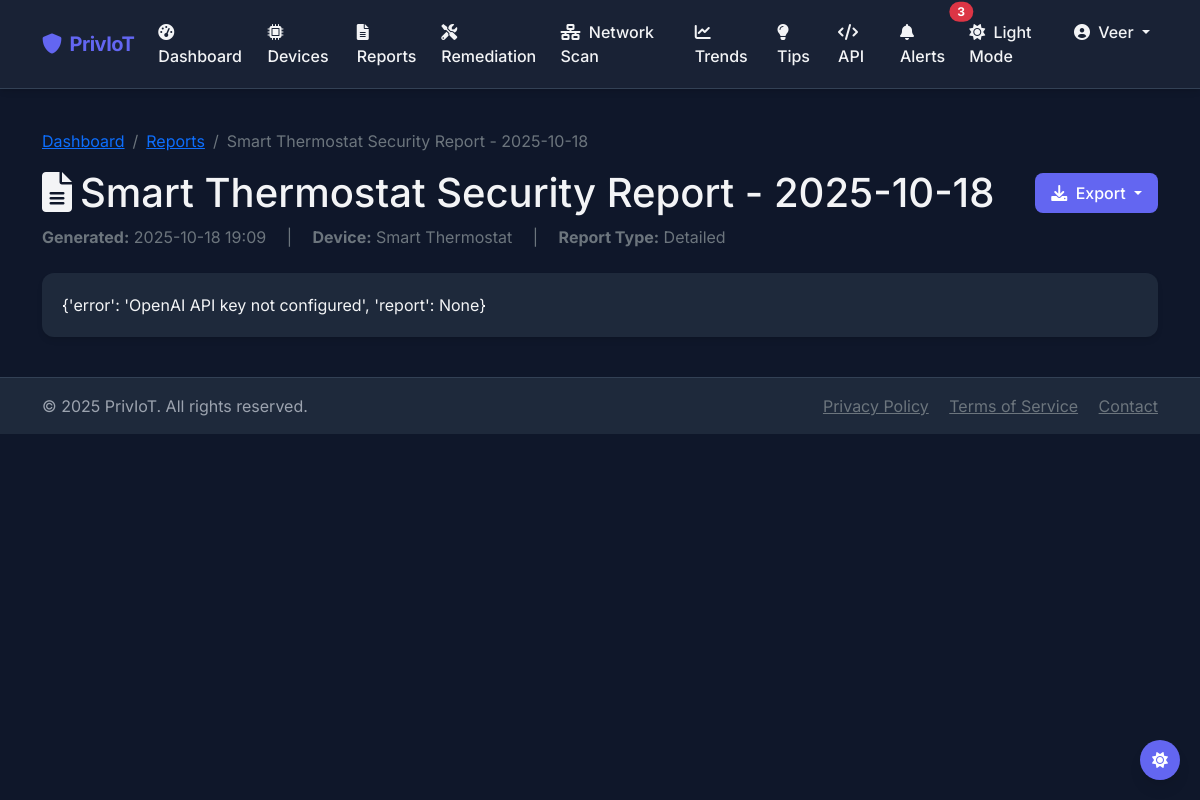
Screenshot of /report/1 (signed in) with the database file from the repository.
### models.py (models this page shows, shortened)
class User(UserMixin, db.Model):
    id = db.Column(db.Integer, primary_key=True)
    username = db.Column(db.String(64), unique=True, nullable=False)
    email = db.Column(db.String(120), unique=True, nullable=False)
    password_hash = db.Column(db.String(256), nullable=False)
    role = db.Column(db.String(20), default='user')
    created_at = db.Column(db.DateTime, default=datetime.utcnow)
    last_login = db.Column(db.DateTime)
    is_active = db.Column(db.Boolean, default=True)
    api_key = db.Column(db.String(64), unique=True)
    notification_preferences = db.Column(db.Text)  # JSON string for notification settings
    phone = db.Column(db.String(20))  # For SMS notifications
    devices = db.relationship('Device', backref='owner', lazy='dynamic')
    scans = db.relationship('Scan', backref='user', lazy='dynamic')
    reports = db.relationship('Report', backref='user', lazy='dynamic')

class Report(db.Model):
    id = db.Column(db.Integer, primary_key=True)
    title = db.Column(db.String(100), nullable=False)
    report_type = db.Column(db.String(50))  # detailed, summary, executive
    generated_at = db.Column(db.DateTime, default=datetime.utcnow)
    file_path = db.Column(db.String(255))  # Path to generated file (PDF, etc.)
    file_size = db.Column(db.Integer)  # File size in bytes
    download_count = db.Column(db.Integer, default=0)
    content = db.Column(db.Text)
    scan_id = db.Column(db.Integer, db.ForeignKey('scan.id'), nullable=False)
    user_id = db.Column(db.Integer, db.ForeignKey('user.id'), nullable=False)
    scan = db.relationship('Scan', backref='reports')

class Device(db.Model):
    id = db.Column(db.Integer, primary_key=True)
    name = db.Column(db.String(100), nullable=False)
    device_type = db.Column(db.String(50), nullable=False)
    manufacturer = db.Column(db.String(100))
    model = db.Column(db.String(100))
    firmware_version = db.Column(db.String(50))
    ip_address = db.Column(db.String(15))
    mac_address = db.Column(db.String(17))
    location = db.Column(db.String(100))
    description = db.Column(db.Text)
    created_at = db.Column(db.DateTime, default=datetime.utcnow)
    last_scan_date = db.Column(db.DateTime)
    is_active = db.Column(db.Boolean, default=True)
    tags = db.Column(db.Text)  # JSON string for device tags
    user_id = db.Column(db.Integer, db.ForeignKey('user.id'), nullable=False)
    scans = db.relationship('Scan', backref='device', lazy='dynamic')

### routes.py (the view)
@app.route('/report/<int:report_id>')
@login_required
def report_detail(report_id):
    report = Report.query.get_or_404(report_id)
    if report.user_id != current_user.id and current_user.role != 'admin':
        flash('You do not have permission to view this report.', 'danger')
        return redirect(url_for('reports'))
    return render_template('report_detail.html', report=report)

### models.py (called while the page is built)
@login_manager.user_loader
def load_user(user_id):
    return User.query.get(int(user_id))

### routes.py (called while the page is built)
@app.context_processor
def inject_theme():
    if 'theme' not in session:
        session['theme'] = 'dark'
    return dict(theme=session['theme'])

@app.context_processor
def inject_models():
    from models import Scan
    return dict(Scan=Scan)

@app.context_processor
def inject_alerts_count():
    alerts_count = 0
    if current_user.is_authenticated:
        alerts_count = 3
    return dict(alerts_count=alerts_count)

### templates/report_detail.html (shortened to what this page needs)
{% extends "layout.html" %}
{% block content %}
<div class="container">
    <div class="row mb-4">
        <div class="col-12">
            <nav aria-label="breadcrumb">
                <ol class="breadcrumb">
                    <li class="breadcrumb-item"><a href="{{ url_for('dashboard') }}">Dashboard</a></li>
                    <li class="breadcrumb-item"><a href="{{ url_for('reports') }}">Reports</a></li>
                    <li class="breadcrumb-item active">{{ report.title }}</li>
                </ol>
            </nav>
            <div class="d-flex justify-content-between align-items-center">
                <h1 class="mb-0">
                    <i class="fas fa-file-alt me-2"></i>{{ report.title }}
                </h1>
                <div class="btn-group">
                    <button type="button" class="btn btn-primary dropdown-toggle" data-bs-toggle="dropdown" aria-expanded="false">
                        <i class="fas fa-download me-1"></i> Export
                    </button>
                </div>
            </div>
            <div class="text-muted mt-2">
                <span><strong>Generated:</strong> {{ report.generated_at.strftime('%Y-%m-%d %H:%M') }}</span>
                <span class="mx-3">|</span>
                <span><strong>Device:</strong> {{ report.scan.device.name }}</span>
                <span class="mx-3">|</span>
                <span><strong>Report Type:</strong> {{ report.report_type|capitalize }}</span>
            </div>
        </div>
    </div>
    <div class="row">
        <div class="col-12">
            <div class="card">
                <div class="card-body">
                    {{ report.content }}
                </div>
            </div>
        </div>
    </div>
</div>
<div class="position-fixed bottom-0 end-0 p-3" style="z-index: 11">
</div>
{% endblock %}

### templates/layout.html (shortened to what this page needs)
<!DOCTYPE html>
<html lang="en" data-theme="{{ theme }}">
<head>
    <link href="https://cdn.jsdelivr.net/npm/bootstrap@5.2.3/dist/css/bootstrap.min.css" rel="stylesheet">
    <link rel="stylesheet" href="https://cdnjs.cloudflare.com/ajax/libs/font-awesome/6.0.0/css/all.min.css" />
    <link rel="stylesheet" href="https://cdnjs.cloudflare.com/ajax/libs/animate.css/4.1.1/animate.min.css">
    <link rel="stylesheet" href="{{ url_for('static', filename='css/style.css') }}">
    <link rel="stylesheet" href="{{ url_for('static', filename='css/neumorphic.css') }}">
</head>
<body class="page-transition">
    {% if current_user.is_authenticated %}
    <nav class="navbar navbar-expand-lg navbar-dark">
        <div class="container">
            <a class="navbar-brand" href="{{ url_for('dashboard') }}">
                <i class="fas fa-shield-alt me-2"></i>PrivIoT
            </a>
            <div class="collapse navbar-collapse" id="navbarNav">
                <ul class="navbar-nav me-auto">
                    <li class="nav-item">
                        <a class="nav-link {% if request.path == url_for('dashboard') %}active{% endif %}" href="{{ url_for('dashboard') }}">
                            <i class="fas fa-tachometer-alt me-1"></i> Dashboard
                        </a>
                    </li>
                    <li class="nav-item">
                        <a class="nav-link {% if request.path == url_for('devices') %}active{% endif %}" href="{{ url_for('devices') }}">
                            <i class="fas fa-microchip me-1"></i> Devices
                        </a>
                    </li>
                    <li class="nav-item">
                        <a class="nav-link {% if request.path == url_for('reports') %}active{% endif %}" href="{{ url_for('reports') }}">
                            <i class="fas fa-file-alt me-1"></i> Reports
                        </a>
                    </li>
                    <li class="nav-item">
                        <a class="nav-link {% if request.path == url_for('remediation') %}active{% endif %}" href="{{ url_for('remediation') }}">
                            <i class="fas fa-tools me-1"></i> Remediation
                        </a>
                    </li>
                    <li class="nav-item">
                        <a class="nav-link {% if request.path == url_for('network_scan_page') %}active{% endif %}" href="{{ url_for('network_scan_page') }}">
                            <i class="fas fa-network-wired me-1"></i> Network Scan
                        </a>
                    </li>
                    <li class="nav-item">
                        <a class="nav-link {% if request.path == url_for('trends_page') %}active{% endif %}" href="{{ url_for('trends_page') }}">
                            <i class="fas fa-chart-line me-1"></i> Trends
                        </a>
                    </li>
                    <li class="nav-item">
                        <a class="nav-link {% if request.path == url_for('security_tips') %}active{% endif %}" href="{{ url_for('security_tips') }}">
                            <i class="fas fa-lightbulb me-1"></i> Tips
                        </a>
                    </li>
                    <li class="nav-item">
                        <a class="nav-link {% if request.path == url_for('api_docs') %}active{% endif %}" href="{{ url_for('api_docs') }}">
                            <i class="fas fa-code me-1"></i> API
                        </a>
                    </li>
                </ul>
                <ul class="navbar-nav ms-auto">
                    <li class="nav-item">
                        <a href="{{ url_for('alerts') }}" class="nav-link position-relative">
                            <i class="fas fa-bell me-1"></i> Alerts
                            <span class="position-absolute top-0 start-100 translate-middle badge rounded-pill bg-danger">
                                {{ alerts_count if alerts_count else "0" }}
                            </span>
                        </a>
                    </li>
                    <li class="nav-item">
                        <a href="{{ url_for('toggle_theme') }}" class="nav-link" id="themeToggleLink">
                            {% if theme == 'light' %}
                            <i class="fas fa-moon me-1"></i> Dark Mode
                            {% else %}
                            <i class="fas fa-sun me-1"></i> Light Mode
                            {% endif %}
                        </a>
                    </li>
                    <li class="nav-item dropdown">
                        <a class="nav-link dropdown-toggle" href="#" id="userDropdown" role="button" data-bs-toggle="dropdown" aria-expanded="false">
                            <i class="fas fa-user-circle me-1"></i> {{ current_user.username }}
                        </a>
                    </li>
                </ul>
            </div>
        </div>
    </nav>
    {% endif %}
    <main class="py-4">
        {% block content %}{% endblock %}
    </main>
    <footer class="footer mt-auto py-3">
        <div class="container">
            <div class="row">
                <div class="col-md-6">
                    <p class="mb-0">&copy; 2025 PrivIoT. All rights reserved.</p>
                </div>
                <div class="col-md-6 text-md-end">
                    <a href="#" class="text-muted me-3">Privacy Policy</a>
                    <a href="#" class="text-muted me-3">Terms of Service</a>
                    <a href="#" class="text-muted">Contact</a>
                </div>
            </div>
        </div>
    </footer>
    <div class="theme-toggle" id="themeToggle" title="Toggle theme">
        <i class="fas {% if theme == 'light' %}fa-moon{% else %}fa-sun{% endif %}"></i>
    </div>
</body>
</html>

### static/css/style.css (style rules this page uses)
:root { --primary-color: #6366F1; --secondary-color: #8B5CF6; --tertiary-color: #EC4899; --success-color: #10B981; --danger-color: #EF4444; --warning-color: #F59E0B; --info-color: #3B82F6; --light-color: #F9FAFB; --dark-color: #111827; --text-color: #F3F4F6; --text-muted: #9CA3AF; --bg-primary: #0F172A; --bg-secondary: #1E293B; --bg-tertiary: #334155; --card-bg: #1E293B; --border-color: #334155; --accent-glow: #6366F1; --accent-terminal: #10B981; --critical-color: #EF4444; --high-color: #F59E0B; --medium-color: #FBBF24; --low-color: #3B82F6; --font-family: 'Inter', 'Segoe UI', Roboto, 'Helvetica Neue', Arial, sans-serif; --shadow-sm: 0 4px 6px -1px rgba(0, 0, 0, 0.1), 0 2px 4px -1px rgba(0, 0, 0, 0.06); --shadow-md: 0 10px 15px -3px rgba(0, 0, 0, 0.1), 0 4px 6px -2px rgba(0, 0, 0, 0.05); --shadow-lg: 0 20px 25px -5px rgba(0, 0, 0, 0.1), 0 10px 10px -5px rgba(0, 0, 0, 0.04); --shadow-inner: inset 0 2px 4px 0 rgba(0, 0, 0, 0.06); --shadow-glow: 0 0 15px rgba(99, 102, 241, 0.5); --border-radius: 12px; --button-radius: 8px; --transition: all 0.25s cubic-bezier(0.25, 0.8, 0.25, 1); }
body { font-family: var(--font-family); background-color: var(--bg-primary); color: var(--text-color); min-height: 100vh; transition: var(--transition); }
.card { background-color: var(--card-bg); border: none; border-radius: var(--border-radius); box-shadow: var(--shadow-sm); transition: var(--transition); margin-bottom: 1rem; overflow: hidden; }
.card-body { padding: 1.25rem; }
.btn { border-radius: var(--button-radius); font-weight: 500; padding: 0.5rem 1rem; transition: var(--transition); border: none; box-shadow: none; position: relative; overflow: hidden; }
.btn-primary { background-color: var(--primary-color); color: white; }
.navbar { background-color: rgba(30, 41, 59, 0.7); backdrop-filter: blur(10px); -webkit-backdrop-filter: blur(10px); border-bottom: 1px solid var(--border-color); padding: 0.75rem 1rem; box-shadow: var(--shadow-sm); }
.navbar-brand { font-weight: 700; color: var(--primary-color); letter-spacing: -0.5px; }
.nav-link { color: var(--text-color); transition: var(--transition); font-weight: 500; padding: 0.5rem 1rem; border-radius: 8px; position: relative; }
.footer { background-color: var(--bg-secondary); border-top: 1px solid var(--border-color); color: var(--text-muted); padding: 1rem 0; }
.theme-toggle { position: fixed; bottom: 20px; right: 20px; width: 40px; height: 40px; border-radius: 50%; background-color: var(--primary-color); display: flex; align-items: center; justify-content: center; color: white; cursor: pointer; box-shadow: var(--shadow-md); transition: all 0.3s ease; z-index: 1000; }
.page-transition { animation: fadeIn 0.5s ease-out; }

### static/css/neumorphic.css (style rules this page uses)
:root { --neumorph-bg: var(--bg-secondary); --neumorph-shadow-light: rgba(255, 255, 255, 0.05); --neumorph-shadow-dark: rgba(0, 0, 0, 0.1); --neumorph-radius: 12px; --neumorph-depth: 6px; }

### rows the page displays
User: username "Veer"
Report: title "Smart Thermostat Security Report - 2025-10-18", generated_at "2025-10-18 19:09", report_type "Detailed", content "{'error': 'OpenAI API key not configured', 'report': None}"
Device: scan.device.name "Smart Thermostat"

### other values shown
{{ alerts_count if alerts_count else "0" }} "3"
